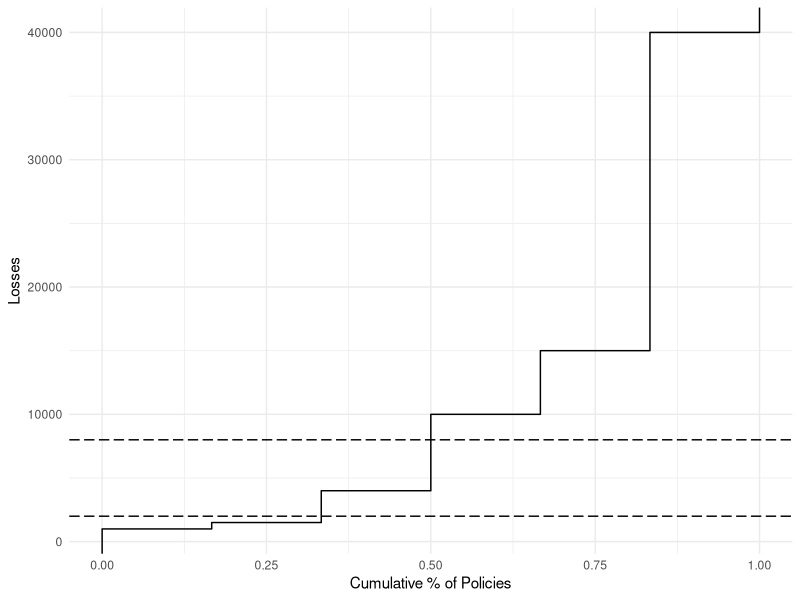

Here is the R script that generated this plot:
## ---- chunk 1
library(dplyr)
library(ggplot2)
library(knitr)
library(scales)

d1 <- data_frame(
  "Annual Claim Total ($)" = c(1000,1500,4000,10000,15000,40000),
  "# of Policies" = c(8,3,2,5,2,1)
)
## ---- chunk 2
maxlr <- 0.8
minlr <- 0.2
sp <- 10000
## ---- chunk 3
g <-
  ggplot(d1, aes(`Annual Claim Total ($)`, `# of Policies`)) +
  stat_ecdf() + coord_flip() + 
  ylab("Cumulative % of Policies") + xlab("Losses") + theme_minimal() +
  geom_vline(aes(xintercept = minlr * sp), linetype = "longdash") +
  geom_vline(aes(xintercept = maxlr * sp), linetype = "longdash")

